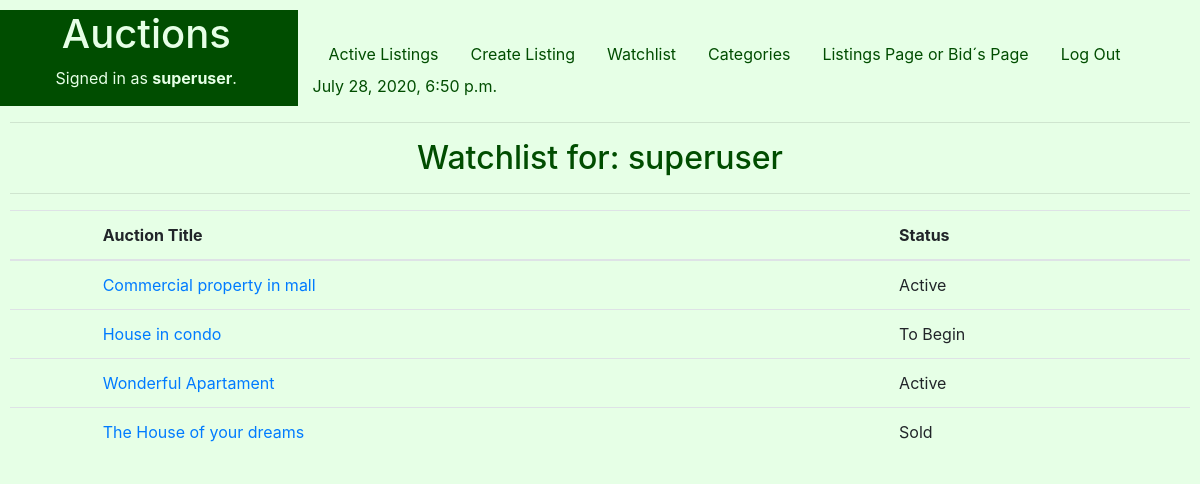
The page /Watchlist (signed in) on the database as committed earlier.
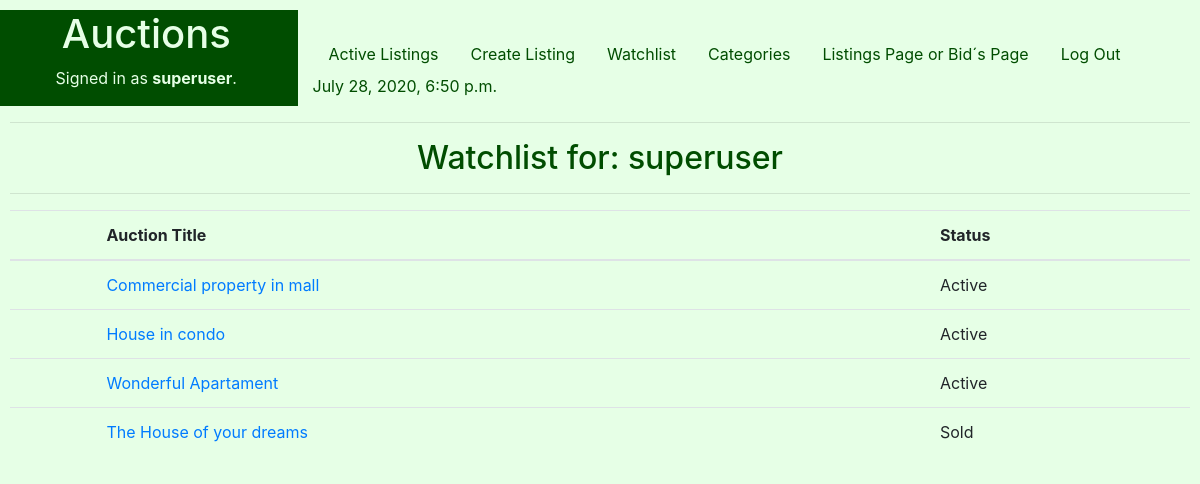
The same page on the database as committed later.
### auctions/models.py (models this page shows, shortened)
class Watchlist(models.Model):
    Lcode = models.ForeignKey(Listings, on_delete=models.CASCADE)
    Wflag =models.IntegerField() #Key
    user = models.CharField(max_length=25)

class Listings(models.Model):
    STATUS = (
        ('Active', 'Active - Receiving Bids'),
        ('To Begin', 'To Begin - De Auction didn´t start yet'),
        ('Closed', 'Closed - The seller gave up the auction'),
        ('Sold', 'Sold'),
    )
    Ltitle = models.CharField(help_text="Choose a title for your listing",max_length=50)
    Ccode=models.IntegerField(help_text="Categories Ex: 1-Apartament,2-Commercial,3-Farm, 4-House ") #foreign key from PropTypes
    Ldescription = models.CharField(max_length=250)
    Lprice = models.FloatField(help_text="starting bid Just USD") #initial price
    Ldatestart = models.DateField(help_text="Please use the following format: <em>YYYY-MM-DD</em>. for the auction start")
    Lduration = models.IntegerField(help_text="Duration expressed in days" )
    Luser = models.CharField(max_length=25)
    Limage= models.ImageField(upload_to="media", blank=True) #Name of the picture saved on static folder
    Lstatus = models.CharField(max_length=8, choices=STATUS )

### auctions/views.py (the view)
# urls.py: path('Watchlist', views.Watchlist_view, name='Watchlist'),
@login_required
def Watchlist_view(request):
    d = datetime.now()
    try:
        W = Watchlist.objects.all()
        context={
           "d" : d,
           "Wishlists": W,
        }
        return render(request, "auctions/Watchlist.html", context)
    except:
        context={
          "d" : d,
        }
        return render(request, "auctions/Watchlist.html", context)

### auctions/templates/auctions/WatchList.html (shortened to what this page needs)
{% extends "auctions/layout.html" %}
{% block body %}
<h2 style=" text-align: center;">Watchlist for: {{user.username}} </h2>
  <hr>
<form action ="{% url 'auctions:Watchlist' %}">
   	<div class="form-group" >
        <table class="table" width=50%>
            <thead>
		      	    <tr>
                <th </th>
                <th scope="col">Auction Title </th>
                <th scope="col">Status </th>
      	        </tr>
		        </thead>
            {% if Wishlists|length > 0  %}
	              {% for W in Wishlists %}
                  {%if user.username == W.user%}
                      <tr>
                      <td></td>
                      <td><a href="{% url 'auctions:BidsDetail' Btitle=W.Lcode.Ltitle %}">  {{W.Lcode.Ltitle}} </a> </td>
                      <td>  {{W.Lcode.Lstatus}} </td>
                      </tr>
                  {%endif%}
                {% endfor %}
            {% else %}
                 	<div class="form-group">
                      	<output><h1>No matches found for your Whatchlist   {{user.username}} </h1></output>
                        <input type="hidden" id="u" name="username" value={{user.username}}>
                	</div>
            {% endif %}
	      </table>
    </div>
</form>
{% endblock %}

Rows that differ between the two databases and show on the page:
changed through a linked row, Watchlist "House in condo": Lcode.Lstatus "To Begin" → "Active"
